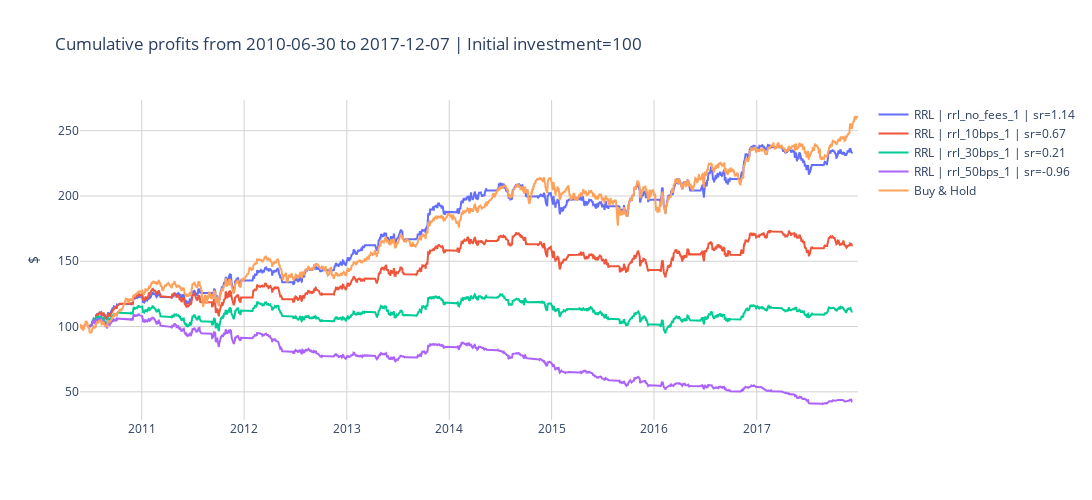

Source (notebook cell):
### Code cell
layout = generate_layout(
    fig_height=500, 
    fig_width=1100, 
    fig_title="", 
    x_axis_args={"gridcolor": "lightgrey"}, 
    y_axis_args={"gridcolor": "lightgrey", "title": {"text": "$"}}
)
fig = plot_cumulative_profits(
    dfs_backtest, 
    buy_and_hold, 
    initial_invest, 
    layout)

fig.show()

### Figure 1 — Plotly figure (JSON) as saved in the notebook; plotly's stock layout.template omitted (floating-point values rounded to 4 significant figures; data arrays with more than 128 entries replaced by an {"elided": "..."} marker saying what was removed)
{"data": [{"mode": "lines", "name": "RRL | rrl_no_fees_1 | sr=1.14", "type": "scatter", "x": {"elided": "1425 str values"}, "y": {"elided": "1425 float values"}}, {"mode": "lines", "name": "RRL | rrl_10bps_1 | sr=0.67", "type": "scatter", "x": {"elided": "1425 str values"}, "y": {"elided": "1425 float values"}}, {"mode": "lines", "name": "RRL | rrl_30bps_1 | sr=0.21", "type": "scatter", "x": {"elided": "1425 str values"}, "y": {"elided": "1425 float values"}}, {"mode": "lines", "name": "RRL | rrl_50bps_1 | sr=-0.96", "type": "scatter", "x": {"elided": "1425 str values"}, "y": {"elided": "1425 float values"}}, {"mode": "lines", "name": "Buy & Hold", "type": "scatter", "x": {"elided": "1913 str values"}, "y": {"elided": "1913 float values"}}], "layout": {"height": 500, "plot_bgcolor": "white", "title": {"text": "Cumulative profits from 2010-06-30 to 2017-12-07 | Initial investment=100"}, "width": 1100, "xaxis": {"gridcolor": "lightgrey"}, "yaxis": {"gridcolor": "lightgrey", "title": {"text": "$"}}}}
